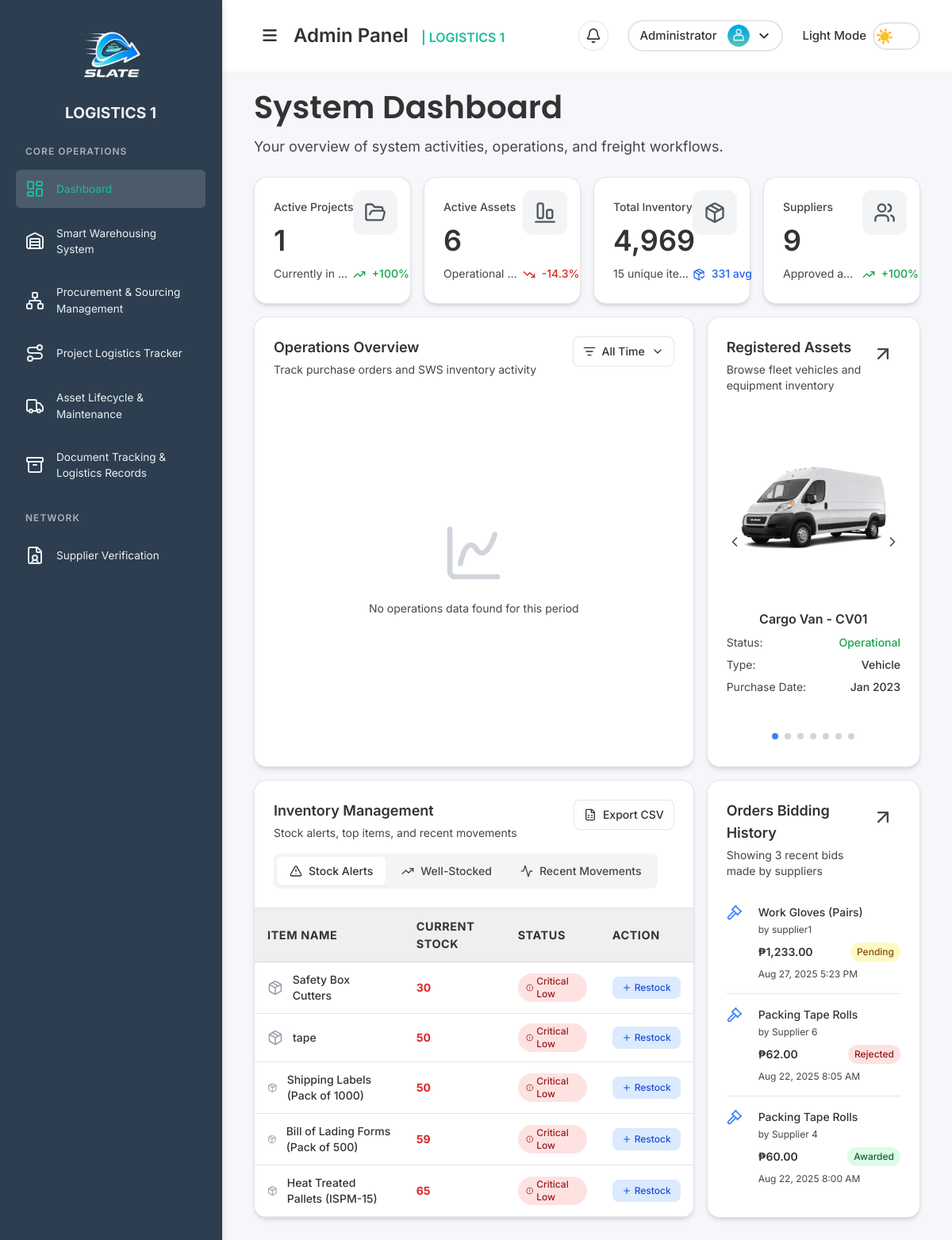
Before: /pages/dashboard.php (signed in) with the older database file.
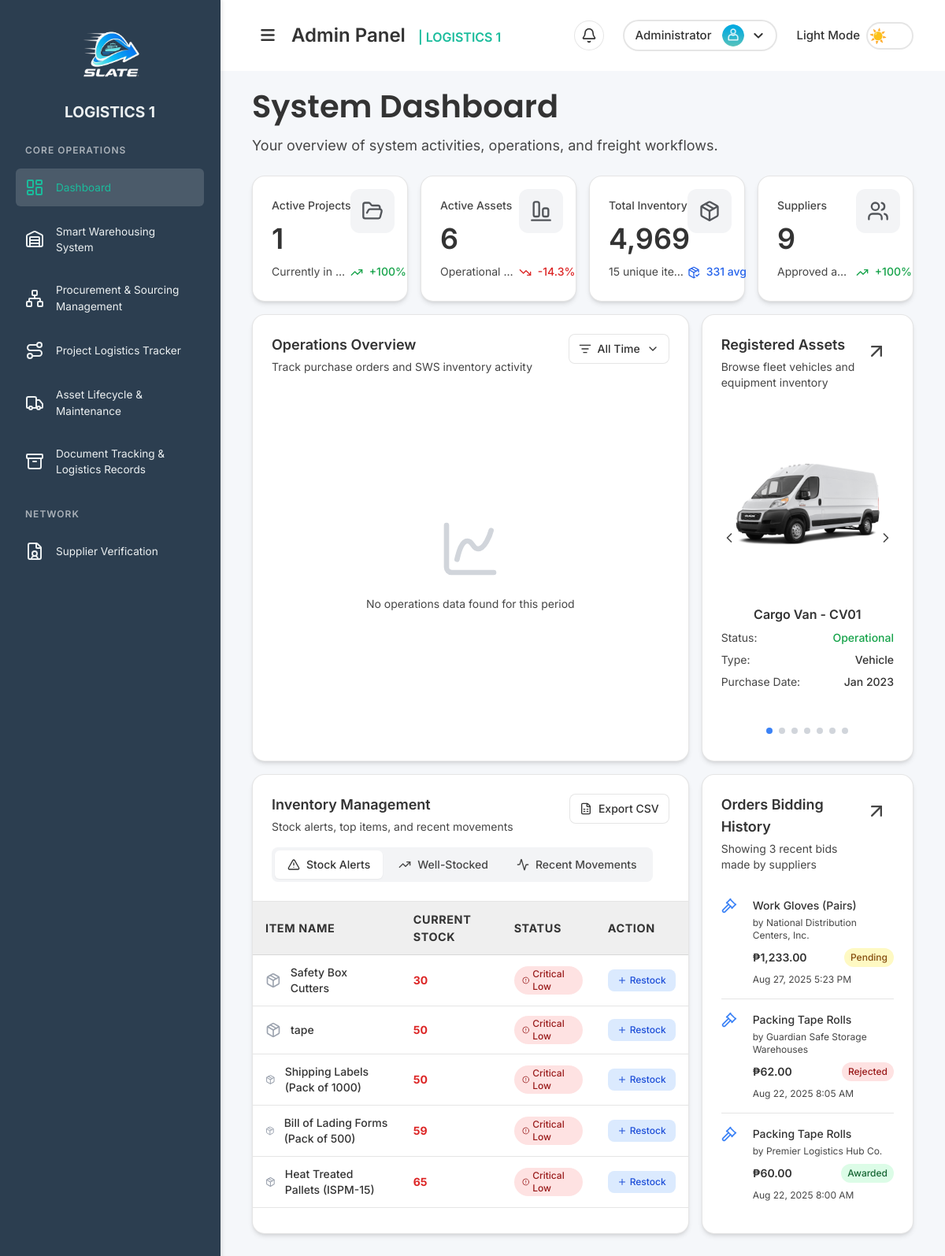
After: the same page with the newer database file.
### tables this page shows
CREATE TABLE `assets` (
  `id` int NOT NULL,
  `asset_name` varchar(255) NOT NULL,
  `asset_type` varchar(100) DEFAULT NULL,
  `purchase_date` date DEFAULT NULL,
  `status` varchar(50) DEFAULT 'Operational',
  `image_path` varchar(255) DEFAULT NULL,
  `created_at` timestamp NULL DEFAULT CURRENT_TIMESTAMP
);

CREATE TABLE `inventory` (
  `id` int NOT NULL,
  `item_name` varchar(255) NOT NULL,
  `quantity` int NOT NULL DEFAULT '0',
  `last_updated` timestamp NULL DEFAULT CURRENT_TIMESTAMP ON UPDATE CURRENT_TIMESTAMP
);

CREATE TABLE `bids` (
  `id` int NOT NULL,
  `po_id` int NOT NULL,
  `supplier_id` int NOT NULL,
  `bid_amount` decimal(10,2) NOT NULL,
  `notes` text,
  `bid_date` timestamp NULL DEFAULT CURRENT_TIMESTAMP,
  `status` varchar(50) DEFAULT 'Pending'
);

CREATE TABLE `purchase_orders` (
  `id` int NOT NULL,
  `supplier_id` int DEFAULT NULL,
  `item_name` varchar(255) NOT NULL,
  `quantity` int NOT NULL,
  `status` varchar(50) DEFAULT 'Pending',
  `order_date` timestamp NULL DEFAULT CURRENT_TIMESTAMP,
  `ends_at` datetime DEFAULT NULL,
  `awarded_to_supplier_id` int DEFAULT NULL,
  `awarded_at` timestamp NULL DEFAULT NULL
);

CREATE TABLE `suppliers` (
  `id` int NOT NULL,
  `supplier_name` varchar(255) NOT NULL,
  `contact_person` varchar(255) DEFAULT NULL,
  `email` varchar(255) DEFAULT NULL,
  `phone` varchar(50) DEFAULT NULL,
  `address` text,
  `verification_document_path` varchar(255) DEFAULT NULL,
  `status` varchar(50) DEFAULT 'Pending',
  `verification_code` varchar(255) DEFAULT NULL,
  `is_verified` tinyint(1) NOT NULL DEFAULT '0',
  `created_at` timestamp NULL DEFAULT CURRENT_TIMESTAMP
);

### includes/functions/asset.php (called while the page is built, shortened)
<?php
function getAllAssets() {
    $conn = getDbConnection();
    $result = $conn->query("SELECT * FROM assets ORDER BY asset_name ASC");
    $assets = $result ? $result->fetch_all(MYSQLI_ASSOC) : [];
    return $assets;
}
?>

### includes/functions/inventory.php (called while the page is built, shortened)
<?php
function getLowStockItems($limit = 5) {
    $conn = getDbConnection();
    $stmt = $conn->prepare("SELECT id, item_name, quantity, last_updated FROM inventory ORDER BY quantity ASC LIMIT ?");
    $stmt->bind_param("i", $limit);
    $stmt->execute();
    $result = $stmt->get_result();
    $items = [];
    if ($result) {
        while ($row = $result->fetch_assoc()) {
            $items[] = $row;
        }
    }
    return $items;
}
?>

### includes/functions/purchase_order.php (called while the page is built, shortened)
<?php
function getRecentBiddingHistory($limit = 5) {
    $conn = getDbConnection();
    $sql = "SELECT
                b.id,
                b.bid_amount,
                b.bid_date,
                b.status as bid_status,
                po.item_name,
                po.quantity as po_quantity,
                po.status as po_status,
                s.supplier_name
            FROM bids b
            LEFT JOIN purchase_orders po ON b.po_id = po.id
            LEFT JOIN suppliers s ON b.supplier_id = s.id
            ORDER BY b.bid_date DESC
            LIMIT ?";
    $stmt = $conn->prepare($sql);
    $stmt->bind_param("i", $limit);
    $stmt->execute();
    $result = $stmt->get_result();
    $bids = $result ? $result->fetch_all(MYSQLI_ASSOC) : [];
    return $bids;
}
?>

### pages/dashboard.php (the view, shortened to what the rows shown need)
<?php
if ($_SESSION['role'] === 'admin') {
    require_once '../includes/functions/inventory.php';
    require_once '../includes/functions/asset.php';
    require_once '../includes/functions/purchase_order.php';
    $allAssets = getAllAssets();
    $lowStockItems = getLowStockItems(5);
    $biddingHistory = getRecentBiddingHistory(3);
}
?>
<!DOCTYPE html>
<html lang="en">
<head>
  <link rel="stylesheet" href="../assets/css/styles.css">
  <link rel="stylesheet" href="../assets/css/sidebar.css">
  <link rel="stylesheet" href="https://cdnjs.cloudflare.com/ajax/libs/font-awesome/6.7.2/css/all.min.css">
  <script src="https://cdn.tailwindcss.com"></script>
</head>
<body class="sidebar-active">
  <div class="main-content-wrapper" id="mainContentWrapper">
    <div class="content" id="mainContent">
      <?php include '../partials/header.php'; ?>
      <?php if ($_SESSION['role'] === 'admin'): ?>
        <h1 class="font-semibold mb-1.5 page-title">System Dashboard</h1>
        <div class="grid grid-cols-1 lg:grid-cols-3 gap-4 mb-4">
          <div style="background: var(--card-bg); border: 1px solid var(--card-border);" class="rounded-2xl shadow-md p-6 relative">
            <?php if (!empty($allAssets)): ?>
              <div class="assets-carousel relative overflow-hidden">
                <div id="assetsContainer" class="flex transition-transform duration-300 ease-in-out" style="transform: translateX(0%);">
                  <?php foreach ($allAssets as $index => $asset): ?>
                    <div class="asset-slide flex-shrink-0 w-full text-center h-full flex flex-col">
                <div class="flex items-center justify-center pt-4">
                  <div class="mx-auto w-72 h-56 rounded-lg overflow-hidden">
                          <?php if ($asset['image_path']): ?>
                            <img src="../<?php echo htmlspecialchars($asset['image_path']); ?>"
                                 alt="<?php echo htmlspecialchars($asset['asset_name']); ?>"
                           class="w-full h-full object-contain">
                    <?php else: ?>
                      <div class="flex items-center justify-center h-full">
                        <i data-lucide="truck" class="w-16 h-16 text-gray-400"></i>
                      </div>
                    <?php endif; ?>
                  </div>
                </div>
                <div class="mt-4 pb-8">
                        <h4 style="color: var(--text-color);" class="font-semibold mb-2"><?php echo htmlspecialchars($asset['asset_name']); ?></h4>
                  <div class="space-y-2 text-sm">
                    <div class="flex justify-between">
                      <span style="color: var(--subtitle-color);">Status:</span>
                            <span class="<?php echo $asset['status'] === 'Operational' ? 'text-green-600 font-medium' : 'text-amber-600 font-medium'; ?>">
                              <?php echo htmlspecialchars($asset['status']); ?>
                      </span>
                    </div>
                    <div class="flex justify-between">
                      <span style="color: var(--subtitle-color);">Type:</span>
                            <span style="color: var(--text-color);" class="font-medium"><?php echo htmlspecialchars($asset['asset_type']); ?></span>
                    </div>
                    <div class="flex justify-between">
                      <span style="color: var(--subtitle-color);">Purchase Date:</span>
                            <span style="color: var(--text-color);" class="font-medium"><?php echo date('M Y', strtotime($asset['purchase_date'])); ?></span>
                          </div>
                        </div>
                      </div>
                    </div>
                  <?php endforeach; ?>
                </div>
              </div>
            <?php endif; ?>
          </div>
        </div>
        <div class="grid grid-cols-1 lg:grid-cols-3 gap-4 items-stretch">
          <div style="background: var(--card-bg); border: 1px solid var(--card-border);" class="lg:col-span-2 rounded-2xl shadow-md overflow-hidden flex flex-col">
            <div class="flex-1">
              <div id="content-alerts" class="inventory-tab-content active">
                <div class="overflow-x-auto">
                  <table class="data-table">
                    <thead>
                      <tr>
                        <th class="py-4">Item Name</th>
                        <th class="py-4">Current Stock</th>
                        <th class="py-4">Status</th>
                        <th class="py-4">Action</th>
                      </tr>
                    </thead>
                    <tbody>
                      <?php if (empty($lowStockItems)): ?>
                        <tr>
                          <td colspan="4" class="table-empty py-12">
                            <i data-lucide="check-circle" class="w-12 h-12 mx-auto mb-2 text-green-500"></i>
                            <p>All items are well stocked!</p>
                          </td>
                        </tr>
                      <?php else: ?>
                        <?php foreach ($lowStockItems as $item): ?>
                          <tr>
                            <td class="py-4">
                              <div class="flex items-center">
                                <i data-lucide="package" class="w-5 h-5 text-gray-400 mr-3"></i>
                                <div class="text-sm font-medium" style="color: var(--text-color);"><?php echo htmlspecialchars($item['item_name']); ?></div>
                              </div>
                            </td>
                            <td class="py-4">
                              <div class="text-sm font-bold text-red-600"><?php echo $item['quantity']; ?></div>
                            </td>
                            <td class="py-4">
                              <span class="inline-flex items-center px-2.5 py-0.5 rounded-full text-xs font-medium bg-red-100 text-red-800">
                                <i data-lucide="alert-circle" class="w-3 h-3 mr-1"></i>
                                Critical Low
                              </span>
                            </td>
                            <td class="py-4">
                              <a href="smart_warehousing.php" class="inline-flex items-center px-3 py-1.5 text-xs font-medium text-blue-700 bg-blue-100 rounded-lg hover:bg-blue-200 transition-colors">
                                <i data-lucide="plus" class="w-3 h-3 mr-1"></i>
                                Restock
                              </a>
                            </td>
                          </tr>
                        <?php endforeach; ?>
                      <?php endif; ?>
                    </tbody>
                  </table>
                </div>
              </div>
            </div>
          </div>
          <div style="background: var(--card-bg); border: 1px solid var(--card-border);" class="rounded-2xl shadow-md p-6 flex flex-col">
            <div class="flex-1 flex flex-col justify-start">
              <?php if (empty($biddingHistory)): ?>
                <div style="color: var(--subtitle-color);" class="text-center py-8 flex-1 flex items-center justify-center">
                  <div>
                    <i data-lucide="file-text" class="w-12 h-12 mx-auto mb-3 text-gray-300"></i>
                    <p class="text-sm">No recent bids found</p>
                  </div>
                </div>
              <?php else: ?>
                <?php foreach ($biddingHistory as $index => $bid): ?>
                  <div class="flex items-start py-4 <?php echo $index < count($biddingHistory) - 1 ? 'border-b border-[var(--card-border)]' : ''; ?> flex-1">
                    <div class="flex-shrink-0 mr-3">
                      <i data-lucide="gavel" class="w-5 h-5 text-blue-500 mr-2"></i>
                    </div>
                    <div class="flex-1">
                      <div class="flex items-start justify-between">
                        <div class="flex-1">
                          <h4 style="color: var(--text-color);" class="text-sm font-medium mb-1">
                            <?php echo htmlspecialchars($bid['item_name']); ?>
                          </h4>
                          <p style="color: var(--subtitle-color);" class="text-xs mb-2">
                            by <?php echo htmlspecialchars($bid['supplier_name'] ?? 'Unknown Supplier'); ?>
                          </p>
                          <div class="flex items-center justify-between">
                            <span style="color: var(--text-color);" class="text-sm font-semibold">
                              ₱<?php echo number_format($bid['bid_amount'], 2); ?>
                            </span>
                            <span class="inline-flex items-center px-2 py-1 rounded-full text-xs font-medium
                              <?php
                                echo $bid['bid_status'] === 'Awarded' ? 'bg-green-100 text-green-800' :
                                     ($bid['bid_status'] === 'Rejected' ? 'bg-red-100 text-red-800' : 'bg-yellow-100 text-yellow-800');
                              ?>">
                              <?php echo htmlspecialchars($bid['bid_status']); ?>
                            </span>
                          </div>
                        </div>
                      </div>
                      <div style="color: var(--subtitle-color);" class="text-xs mt-2">
                        <?php echo date('M d, Y g:i A', strtotime($bid['bid_date'])); ?>
                      </div>
                    </div>
                  </div>
                <?php endforeach; ?>
              <?php endif; ?>
            </div>
          </div>
        </div>
      <?php elseif ($_SESSION['role'] === 'smart_warehousing'): ?>
        <h1 class="font-semibold mb-1.5 page-title">Dashboard</h1>
        <p class="lg:text-lg text-base text-[var(--subtitle-color)] mb-4 page-subtitle">SWS dashboard content coming soon...</p>
      <?php elseif ($_SESSION['role'] === 'procurement'): ?>
        <h1 class="font-semibold mb-1.5 page-title">Dashboard</h1>
        <p class="lg:text-lg text-base text-[var(--subtitle-color)] mb-4 page-subtitle">PSM dashboard content coming soon...</p>
      <?php elseif ($_SESSION['role'] === 'plt'): ?>
        <h1 class="font-semibold mb-1.5 page-title">Dashboard</h1>
        <p class="lg:text-lg text-base text-[var(--subtitle-color)] mb-4 page-subtitle">PLT dashboard content coming soon...</p>
      <?php elseif ($_SESSION['role'] === 'alms'): ?>
        <h1 class="font-semibold mb-1.5 page-title">Dashboard</h1>
        <p class="lg:text-lg text-base text-[var(--subtitle-color)] mb-4 page-subtitle">ALMS dashboard content coming soon...</p>
      <?php elseif ($_SESSION['role'] === 'dtrs'): ?>
        <h1 class="font-semibold mb-1.5 page-title">Dashboard</h1>
        <p class="lg:text-lg text-base text-[var(--subtitle-color)] mb-4 page-subtitle">DTRS dashboard content coming soon...</p>
      <?php else: ?>
        <h1 class="font-semibold mb-1.5 page-title">Welcome to LOGISTICS 1</h1>
        <p class="lg:text-lg text-base text-[var(--subtitle-color)] mb-4 page-subtitle">Your dashboard content will appear here based on your assigned role.</p>
      <?php endif; ?>
    </div>
  </div>
</body>
</html>

Changed rows visible on the page:
changed through a linked row, bids "Pending": supplier.supplier_name "supplier1" → "National Distribution Centers, Inc."
changed through a linked row, bids "Rejected": supplier.supplier_name "Supplier 6" → "Guardian Safe Storage Warehouses"
changed through a linked row, bids "Awarded": supplier.supplier_name "Supplier 4" → "Premier Logistics Hub Co."
